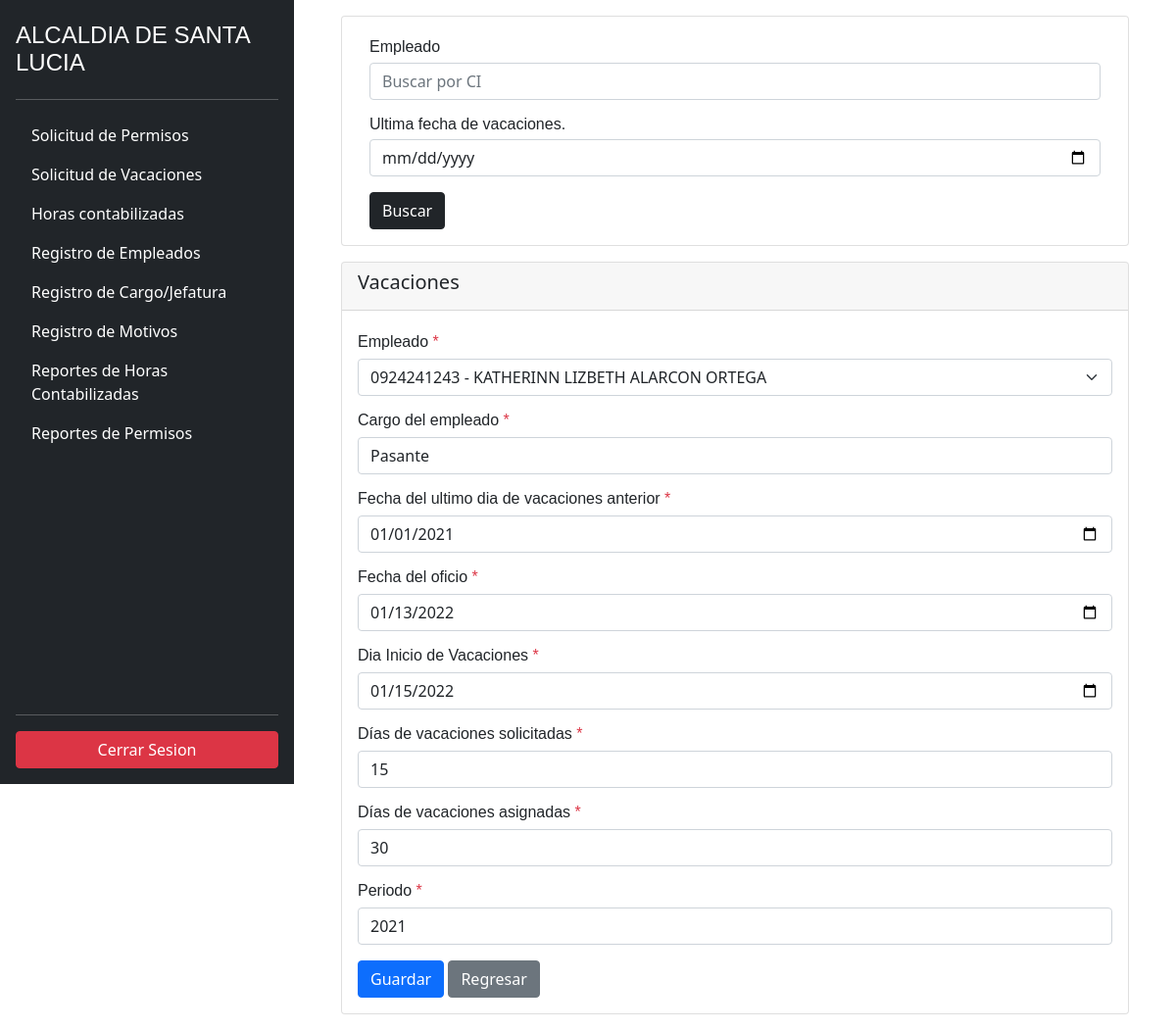
Page /holidays/5/update (signed in) on the committed database.
### employee/models.py (models this page shows, shortened)
class Holidays(models.Model):
    employee = models.ForeignKey(
        Employee,
        related_name='employeeHolidays',
        on_delete=models.SET_NULL,
        null=True
    )
    position = models.CharField(max_length=100)
    date_last_holidays = models.DateField(null=True, blank=True)
    date_job = models.DateField()
    date_start = models.DateField()
    date_end = models.DateField(null=True, blank=True)
    days = models.IntegerField()
    days_pending = models.IntegerField(null=True, blank=True)
    entry_work= models.DateField(null=True, blank=True)
    days_total= models.IntegerField()
    days_take = models.IntegerField(default=0)
    days_penalty = models.IntegerField(null=True, blank=True)
    period= models.CharField(max_length=100)

### employee/views.py (the view, shortened to what this page needs)
# urls.py: path('holidays/<pk>/update', login_required(HolidaysUpdateView.as_view()), name='update_holidays'),
class HolidaysUpdateView(UpdateView):
    model = Holidays
    template_name= 'holidays/holidays_form.html'
    form_class = HolidayForm

### employee/models.py (called while the page is built)
    def __str__(self):
        return f'{self.identification} - {self.name} {self.lastname}'

### employee/templates/holidays/holidays_form.html (shortened to what this page needs)
{% extends 'base.html' %}
{% block sidebar %}
{% include 'sidebar.html' %}
{% endblock %}
{% block content %}
<div class="m-3 me-5 ms-5">
    <div class="card">
        <div class="card-body">
            <div class="container">
                <form method="GET" action="{% url 'employee:new_holidays' %}">
                    <div class="mb-3">
                        <label for="form-label">Empleado</label>
                        <input class="form-control" list="datalistEmployeeHolidays" name="employeeSelect"
                            placeholder="Buscar por CI">
                    </div>
                    <div class="mb-3">
                        <label for="form-label">Ultima fecha de vacaciones.</label>
                        <input class="form-control" type="date" name="dateLastHolidays">
                    </div>
                    <button class="btn btn-dark" type="submit">Buscar</button>
                </form>
            </div>
        </div>
    </div>
</div>
<div class="card me-5 ms-5 mt-3 mb-3">
    <div class="card-header">
        <h5 class="card-title">Vacaciones</h5>
    </div>
    <div class="card-body">
        <form method="post"> {% csrf_token %}
            {% for field in form.visible_fields %}
            <div class="mb-3">
                <label for="exampleInputPassword1" class="form-label">
                    {{field.label}}
                    {% if field.field.required %}<span class="text-danger">*</span>{% endif %}
                </label>
                {{field}}
            </div>
            {% endfor %}
            <button type="submit" class="btn btn-primary">Guardar</button>
            <a href="{% url 'employee:list_holidays' %}" class="btn btn-secondary">Regresar</a>
        </form>
    </div>
</div>
{% endblock %}

### employee/static/css/style.css (style rules this page uses)
* { box-sizing: border-box; margin: 0; padding: 0; }
label { display: block; font: 1rem 'Fira Sans', sans-serif; }
input, label { margin: .4rem 0; }

### rows in the picture
Holidays: visible_fields "0924241243 - KATHERINN LIZBETH ALARCON ORTEGA" "Pasante" "01/01/2021" "01/13/2022" "01/15/2022" "15" "30" "2021"

### other values in the picture
{{ field.label }} "Empleado" "Cargo del empleado" "Fecha del ultimo dia de vacaciones anterior" "Fecha del oficio" "Dia Inicio de Vacaciones" "Días de vacaciones solicitadas" "Días de vacaciones asignadas" "Periodo"
